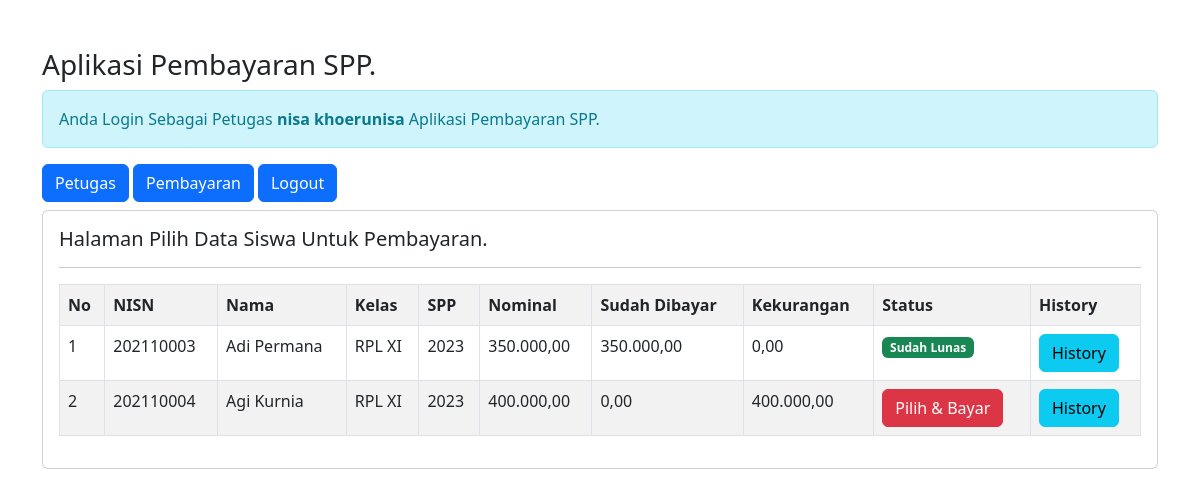
The page /petugas/petugas.php?url=pembayaran (signed in) on the database its author committed.
### tables this page shows
CREATE TABLE `siswa` (
  `nisn` char(10) NOT NULL,
  `nis` char(8) NOT NULL,
  `nama` varchar(35) NOT NULL,
  `id_kelas` int(11) NOT NULL,
  `alamat` text NOT NULL,
  `no_telp` varchar(13) NOT NULL,
  `id_spp` int(11) NOT NULL
);

CREATE TABLE `kelas` (
  `id_kelas` int(11) NOT NULL,
  `nama_kelas` varchar(10) NOT NULL,
  `kompetensi_keahlian` varchar(50) NOT NULL
);

CREATE TABLE `spp` (
  `id_spp` int(11) NOT NULL,
  `tahun` int(11) NOT NULL,
  `nominal` int(11) NOT NULL
);

### petugas/pembayaran.php (the view)
<h5>Halaman Pilih Data Siswa Untuk Pembayaran.</h5>
<hr>
<table class="table table-striped table-bordered">
	<tr class="fw-bold">
		<td>No</td>
		<td>NISN</td>
		<td>Nama</td>
		<td>Kelas</td>
		<td>SPP</td>
		<td>Nominal</td>
		<td>Sudah Dibayar</td>
		<td>Kekurangan</td>
		<td>Status</td>
		<td>History</td>
	</tr>
	<?php
	include'../koneksi.php';
	$no = 1;
	$sql = "SELECT*FROM siswa,spp,kelas WHERE siswa.id_kelas=kelas.id_kelas AND siswa.id_spp=spp.id_spp ORDER By nama ASC";
	$query = mysqli_query($koneksi, $sql);
	foreach($query as $data){
		$data_pembayaran = mysqli_query($koneksi,"SELECT SUM(jumlah_bayar) as jumlah_bayar FROM pembayaran WHERE nisn='$data[nisn]'");
		$data_pembayaran = mysqli_fetch_array($data_pembayaran);
		$sudah_bayar = $data_pembayaran['jumlah_bayar'];
		$kekurangan = $data['nominal']-$data_pembayaran['jumlah_bayar'];
		?>
		<tr>
			<td><?= $no++; ?></td>
			<td><?= $data['nisn'] ?></td>
			<td><?= $data['nama'] ?></td>
			<td><?= $data['nama_kelas'] ?></td>
			<td><?= $data['tahun'] ?></td>
			<td><?= number_format($data['nominal'],2,',','.'); ?></td>
			<td><?= number_format($sudah_bayar,2,',','.'); ?></td>
			<td><?= number_format($kekurangan,2,',','.'); ?></td>
			<td>
				<?php
				if($kekurangan==0){
					echo"<span class='badge text-bg-success'> Sudah Lunas </span>";
				}else{ ?>
					<a href="?url=tambah-pembayaran&nisn=<?= $data['nisn'] ?>&kekurangan=<?= $kekurangan ?>" class="btn btn-danger"> Pilih & Bayar </a>
				<?php } ?>
			</td>
			<td>
				<a href="?url=history-pembayaran&nisn=<?= $data['nisn'] ?>" class='btn btn-info'>History</a>
			</td>
		</tr>
	<?php } ?>
</table>

### rows shown on the page
siswa: nisn "202110003", nama "Adi Permana", id_kelas.nama_kelas "RPL XI", id_spp.tahun "2023", id_spp.nominal "350.000,00", sudah_bayar "350.000,00", kekurangan "0,00", shows "Sudah Lunas"
siswa: nisn "202110004", nama "Agi Kurnia", id_kelas.nama_kelas "RPL XI", id_spp.tahun "2023", id_spp.nominal "400.000,00", sudah_bayar "0,00", kekurangan "400.000,00"

### other values the page prints
$_SESSION['nama_petugas'] "nisa khoerunisa"
